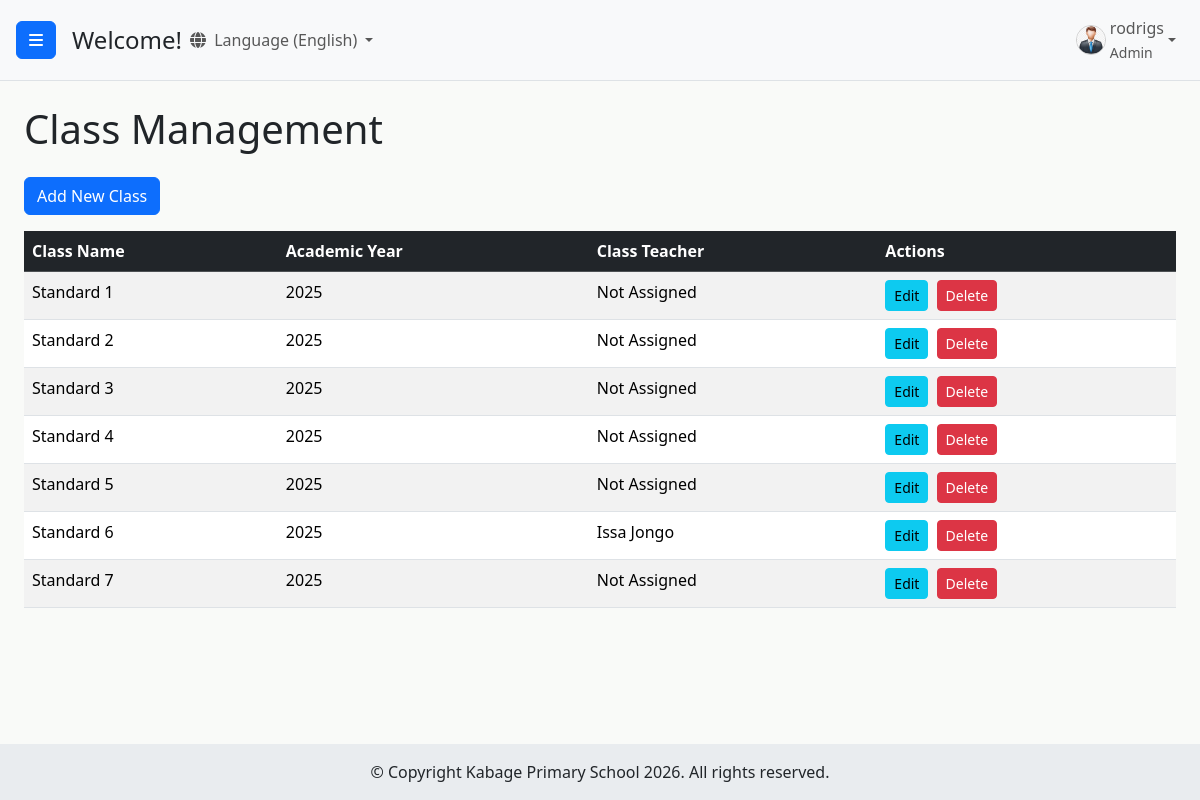
Page /students/classes/ (signed in) on the committed database.
### users/models.py (models this page shows, shortened)
class CustomUser(AbstractUser):
    ROLE_CHOICES = (
        ('admin', 'Admin'),
        ('headteacher', 'Head Teacher'),
        ('class_teacher', 'Class Teacher'),
        ('academic_teacher', 'Academic Teacher'),
        ('statistic_teacher', 'Statistic Teacher'),
        ('subject_teacher', 'Subject Teacher'),
    )
    GENDER_CHOICES = (
        ('M', 'Male'),
        ('F', 'Female'),
        ('O', 'Other'), # Optional: for inclusivity
    )
    role = models.CharField(max_length=20, choices=ROLE_CHOICES, default='academic_teacher')
    is_approved = models.BooleanField(default=False)
    phone_regex = RegexValidator(regex=r'^\+?1?\d{9,15}$',
                                 message="Phone number must be entered in the format: '+999999999'. Up to 15 digits allowed.")
    phone_number = models.CharField(validators=[phone_regex],
                                    max_length=17,
                                    blank=True,
                                    null=True,
                                    unique=True
                                    )
    gender = models.CharField(max_length=1, choices=GENDER_CHOICES, blank=True, null=True)
    address = models.CharField(max_length=255, blank=True, null=True) # <-- ADD THIS FIELD if it's not there
    security_question_1 = models.CharField(max_length=255, blank=True, null=True)
    security_answer_1 = models.CharField(max_length=255, blank=True, null=True)
    security_question_2 = models.CharField(max_length=255, blank=True, null=True)
    security_answer_2 = models.CharField(max_length=255, blank=True, null=True)
    security_question_3 = models.CharField(max_length=255, blank=True, null=True)
    security_answer_3 = models.CharField(max_length=255, blank=True, null=True)
    security_questions_set = models.BooleanField(default=False)
    groups = models.ManyToManyField(
        Group,
        verbose_name=('groups'),
        blank=True,
        help_text=(
            'The groups this user belongs to. A user will get all permissions '
            'granted to each of their groups.'
        ),
        related_name="customuser_set",
        related_query_name="customuser",
    )
    user_permissions = models.ManyToManyField(
        Permission,
        verbose_name=('user permissions'),
        blank=True,
        help_text=('Specific permissions for this user.'),
        related_name="customuser_set",
        related_query_name="customuser",
    )

### students/models.py (models this page shows, shortened)
class Class(models.Model):
    name = models.CharField(max_length=100, unique=True)
    class_teacher = models.OneToOneField(
        CustomUser,
        on_delete=models.SET_NULL,
        limit_choices_to={'role': 'class_teacher'},
        null=True,
        blank=True,
        related_name='assigned_class'
    )
    year = models.IntegerField(default=2025)
    subjects = models.ManyToManyField('Subject', related_name='classes_assigned') # Renamed related_name for clarity
    class Meta:
        verbose_name_plural = 'Classes'
        unique_together = ('name', 'year')

### students/views.py (the view)
# urls.py: path('classes/', views.class_list, name='class_list'),
@login_required
@user_passes_test(is_admin_or_teacher, login_url='/users/login/')
def class_list(request):
    classes = Class.objects.all().order_by('year', 'name')
    can_manage_classes = is_admin(request.user)
    context = {
        'classes': classes,
        'can_manage_classes': can_manage_classes
    }
    return render(request, 'students/class_list.html', context)

### students/views.py (called while the page is built)
def is_admin(user):
    return user.is_authenticated and user.role == 'admin'

def is_admin_or_teacher(user):
    return is_admin(user) or is_headteacher(user) or is_academic_teacher(user) or is_class_teacher(user) or is_statistic_teacher(user)

### templates/students/class_list.html (shortened to what this page needs)
{% extends 'base.html' %}
{% block content %}
<h1 class="mb-4">Class Management</h1>
{% if can_manage_classes %}
    <div class="mb-3">
        <a href="{% url 'class_add' %}" class="btn btn-primary">Add New Class</a>
    </div>
{% endif %}
<div class="table-responsive">
    <table class="table table-striped table-hover">
        <thead class="table-dark">
            <tr>
                <th>Class Name</th>
                <th>Academic Year</th>
                <th>Class Teacher</th>
                {% if can_manage_classes %}
                <th>Actions</th>
                {% endif %}
            </tr>
        </thead>
        <tbody>
            {% for class_obj in classes %}
            <tr>
                <td>{{ class_obj.name }}</td>
                <td>{{ class_obj.year }}</td>
                <td>{% if class_obj.class_teacher %}{{ class_obj.class_teacher.get_full_name|default:class_obj.class_teacher.username }}{% else %}Not Assigned{% endif %}</td>
                {% if can_manage_classes %}
                <td>
                    <a href="{% url 'class_edit' class_obj.pk %}" class="btn btn-sm btn-info me-1">Edit</a>
                    <a href="{% url 'class_delete' class_obj.pk %}" class="btn btn-sm btn-danger">Delete</a>
                </td>
                {% endif %}
            </tr>
            {% empty %}
            <tr>
                <td colspan="4">No classes found.</td>
            </tr>
            {% endfor %}
        </tbody>
    </table>
</div>
{% endblock %}

### templates/base.html (shortened to what this page needs)
{% load static %}
{% load i18n %}
<!DOCTYPE html>
<html lang="en">
<head>
    <link href="https://cdn.jsdelivr.net/npm/bootstrap@5.3.3/dist/css/bootstrap.min.css" rel="stylesheet">
    <link rel="stylesheet" href="https://cdn.jsdelivr.net/npm/bootstrap-icons@1.10.5/font/bootstrap-icons.css">
    <link rel="stylesheet" href="https://cdnjs.cloudflare.com/ajax/libs/font-awesome/6.5.2/css/all.min.css" />
    {% block dashboard_css %}
        <link rel="stylesheet" href="{% static 'users/css/dashboard.css' %}">
    {% endblock %}
</head>
<body class="d-flex flex-column min-vh-100">
    {% block body_content %}
        <div class="d-flex flex-grow-1" id="wrapper">
            <div id="page-content-wrapper" class="flex-grow-1 d-flex flex-column">
                <nav class="navbar navbar-expand-lg navbar-light bg-light border-bottom">
                    <button class="btn btn-primary" id="menu-toggle">
                        <i class="fas fa-bars"></i>
                    </button>
                    <h4 class="ms-3 my-0">{% block page_heading %}Welcome!{% endblock %}</h4>
                    {% get_current_language as LANGUAGE_CODE %}
                <div class="collapse navbar-collapse" id="navbarSupportedContent">
                    <ul class="navbar-nav me-auto mt-2 mt-lg-0">
                        <li class="nav-item dropdown">
                            <a class="nav-link dropdown-toggle" href="#" id="navbarDropdownLanguage" role="button" data-bs-toggle="dropdown" aria-expanded="false">
                                <i class="fas fa-globe me-1"></i>
                                {% if LANGUAGE_CODE == 'en' %}{% translate "Language" %} (English){% else %}{% translate "Language" %} (Kiswahili){% endif %}
                            </a>
                                {% get_language_info for 'en' as lang_en %}
                                {% get_language_info for 'sw' as lang_sw %}
                        </li>
                    </ul>
                    <ul class="navbar-nav mt-2 mt-lg-0">
                        {% if user.is_authenticated %}
                            <li class="nav-item dropdown">
                                <a class="nav-link dropdown-toggle d-flex align-items-center" href="#" id="navbarDropdownDashboard" role="button" data-bs-toggle="dropdown" data-bs-display="static" aria-expanded="false">
                                    {% if user.gender == 'M' %}
                                        <img src="{% static 'users/img/male_icon.png' %}" alt="Male User Icon" class="rounded-circle me-1" style="width: 30px; height: 30px; object-fit: cover;">
                                    {% elif user.gender == 'F' %}
                                        <img src="{% static 'users/img/female_icon.png' %}" alt="Female User Icon" class="rounded-circle me-1" style="width: 30px; height: 30px; object-fit: cover;">
                                    {% else %}
                                        <i class="fas fa-user me-1"></i>
                                    {% endif %}
                                    <span>
                                        {% if user.first_name and user.last_name %}
                                            {{ user.first_name }} {{ user.last_name }}
                                        {% else %}
                                            {{ user.username }}
                                        {% endif %}
                                        {% if user.role %}
                                            <br><small>{{ user.get_role_display }}</small>
                                        {% endif %}
                                    </span>
                                </a>
                            </li>
                        {% else %}
                            <li class="nav-item">
                                <a class="nav-link" href="{% url 'login' %}">{% translate "Login" %}</a>
                            </li>
                        {% endif %}
                    </ul>
                </div>
                </nav>
                <div id="main-content-area" class="flex-grow-1 overflow-auto">
                    {% block content %}{% endblock %}
                </div>
            </div>
        </div>
    {% endblock body_content %}
    <footer id="main-site-footer" class="text-dark text-center py-3">
        <div class="container-fluid">
            <p class="mb-0">&copy; Copyright Kabage Primary School {% now "Y" %}. All rights reserved.</p>
        </div>
    </footer>
</body>
</html>

### users/static/users/css/dashboard.css (style rules this page uses)
html, body { height: 100%; margin: 0; padding: 0; font-family: 'Segoe UI', Tahoma, Geneva, Verdana, sans-serif; overflow-x: hidden; }
body { display: flex; flex-direction: column; min-height: 100vh; }
#wrapper { display: flex; flex-grow: 1; width: 100%; overflow: hidden; }
#page-content-wrapper { display: flex; flex-direction: column; flex-grow: 1; overflow-x: hidden; width: 100%; transition: margin .25s ease-out; }
#main-content-area { flex-grow: 1; padding: 1.5rem; background-color: #f9faf8; padding-bottom: 70px; }
@media (min-width: 768px) { #page-content-wrapper { width: calc(100% - 250px); } }
#page-content-wrapper .navbar { padding: 0.5rem 1rem; }
.navbar-nav .nav-item .nav-link img { border: 1px solid #ccc; }
#main-site-footer { background-color: #e9ecef; color: #343a40; text-align: center; padding: 1rem 0; width: 100%; flex-shrink: 0; z-index: 10; }
#wrapper { display: flex; }
#page-content-wrapper { min-width: 0; width: 100%; display: flex; flex-direction: column; }

### rows in the picture
CustomUser: username "rodrigs", role "Admin"
Class: name "Standard 1", year "2025", shows "Not Assigned"
Class: name "Standard 2", year "2025", shows "Not Assigned"
Class: name "Standard 3", year "2025", shows "Not Assigned"
Class: name "Standard 4", year "2025", shows "Not Assigned"
Class: name "Standard 5", year "2025", shows "Not Assigned"
Class: name "Standard 6", year "2025", class_teacher.get_full_name "Issa Jongo"
Class: name "Standard 7", year "2025", shows "Not Assigned"
